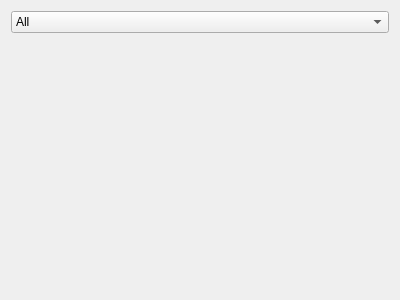
<?xml version="1.0" encoding="UTF-8"?>
<ui version="4.0">
 <class>omni::ui::ColorCorrection</class>
 <widget class="QWidget" name="omni::ui::ColorCorrection">
  <property name="geometry">
   <rect>
    <x>0</x>
    <y>0</y>
    <width>400</width>
    <height>300</height>
   </rect>
  </property>
  <property name="windowTitle">
   <string>Form</string>
  </property>
  <layout class="QVBoxLayout" name="verticalLayout">
   <item>
    <widget class="QComboBox" name="boxChannel">
     <item>
      <property name="text">
       <string>All</string>
      </property>
     </item>
     <item>
      <property name="text">
       <string>Red</string>
      </property>
     </item>
     <item>
      <property name="text">
       <string>Green</string>
      </property>
     </item>
     <item>
      <property name="text">
       <string>Blue</string>
      </property>
     </item>
    </widget>
   </item>
   <item>
    <widget class="omni::ui::proj::ColorCorrectionGraph" name="graph" native="true"/>
   </item>
   <item>
    <widget class="omni::ui::proj::ChannelCorrectionParameters" name="params" native="true">
     <property name="sizePolicy">
      <sizepolicy hsizetype="Preferred" vsizetype="Maximum">
       <horstretch>0</horstretch>
       <verstretch>0</verstretch>
      </sizepolicy>
     </property>
    </widget>
   </item>
  </layout>
 </widget>
 <customwidgets>
  <customwidget>
   <class>omni::ui::proj::ChannelCorrectionParameters</class>
   <extends>QWidget</extends>
   <header>omni/ui/proj/ChannelCorrectionParameters.h</header>
   <container>1</container>
  </customwidget>
  <customwidget>
   <class>omni::ui::proj::ColorCorrectionGraph</class>
   <extends>QWidget</extends>
   <header>omni/ui/proj/ColorCorrectionGraph.h</header>
   <container>1</container>
  </customwidget>
 </customwidgets>
 <resources/>
 <connections/>
</ui>
